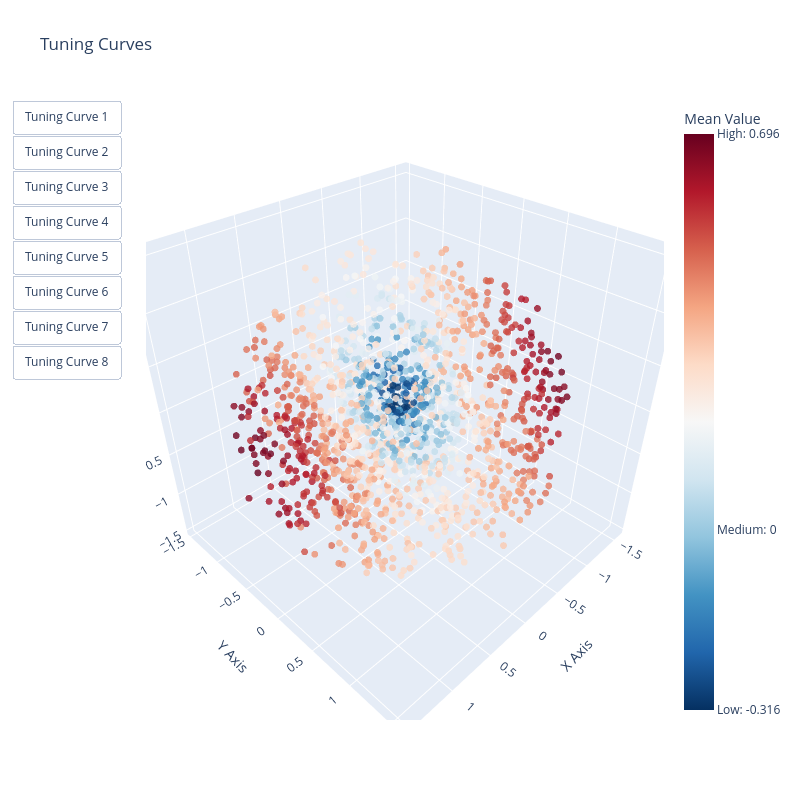

The notebook cell saved with this chart:
### Code cell
### Try SO(3) ###

reload(Rot)
### generate some synthetic data ###
def plot_activity_heatmap(Y, title = "raw activity"):
  ### plot the activity of our neurons ###
  plt.figure(figsize = (10, 5))
  plt.imshow(Y, cmap = 'Greys', aspect = 'auto', vmin = np.quantile(Y, 0.01), vmax = np.quantile(Y, 0.90))
  plt.xlabel('time')
  plt.ylabel('neuron')
  plt.title(title, fontsize = 25)
  plt.xticks([])
  plt.yticks([])
  plt.show()

n_ts = 800 #total time points
n_ts1 = 400 #training time points
n_neurons = 100 #number of neurons

if not os.path.exists(configs['training_config']['data_save_path']):
    #generate quaternions over time using an autoregressive process
    qs_t = np.random.normal(0, 1, (n_ts, 4)) #random points on sphere
    qs_t = qs_t / np.sqrt(np.sum(qs_t**2, axis = 1, keepdims = True)) #normalize
    for t in range(1, n_ts): #autoregressive process
      step = np.random.normal(0, 0.4, 3) #displacement in tangent space
      theta = np.sqrt(np.sum(step**2))
      v = step / theta
      qt = np.concatenate([np.ones(1)*np.cos(theta), np.sin(theta)*v]) #displacement in quaternion space
      qs_t[t, :] = Rot.q_mult_np(qt, qs_t[t-1, :])
      #print(qs_t[t, :], np.sum(qs_t[t, :]**2), theta)
    qs_t = np.sign(qs_t[:, :1]) * qs_t #consistent sign

    dt_dists = 4*( 1 - np.sum(qs_t[:-1, :] * qs_t[1:, :], axis = 1)**2 )
    print('consecutive displacements:', np.quantile(dt_dists, [0.1, 0.25, 0.5, 0.75, 0.9]))
    reload(g)
    reload(Rot)
    device = "cuda"
    data0 = g.gen_featured_data(qs_t, trainer.config['training_config'])
else: 
    data0 = torch.load(configs['training_config']['data_save_path'])
    qs_t = data0.labels.cpu().numpy().T
    n_ts = qs_t.shape[0]
    n_ts1 = n_ts // 2
    n_neurons = qs_t.shape[1]
    print("Loaded data from file")
if not os.path.isfile(activation_path): 
    features, labels = data0.data, data0.labels
    features = features.to(device)
    labels = labels.to(device)
    trainer.model = trainer.model.to(device)
    trainer.model.eval()

    def get_hidden_state(module, input, output):
        global hidden_states
        hidden_states.append(output[0].detach().clone())

    trainer.model.rnn.register_forward_hook(get_hidden_state) 
    hidden_states = []
    torch.set_default_dtype(torch.float32)
    try: 
        out, loss = trainer.forward(features, labels)
    except: 
        out, loss = trainer.forward(torch.tensor(features, dtype = torch.float32).to(device), torch.tensor(labels, dtype =
        torch.float32).to(device))
        
    out_loss = torch.utils.data.TensorDataset(out, loss)
    torch.save(out_loss, configs['save_path'] + "\\best_model_out_loss.pth")
    
    torch.set_default_dtype(torch.float64)
    index = 49
    plot_activity_heatmap(hidden_states[0][:, index, :].cpu().numpy().T)
    Y = hidden_states[0][:, index, :].cpu().numpy().T
    n_size = 8
    if len(Y.shape) == 2:
        Y = np.array([Y])
    Y = np.array(Y, dtype = np.double)
    pickle.dump(Y, open(activation_path, "wb"))
else:
    Y = pickle.load(open(activation_path, "rb"))
    n_size = 8
    if len(Y.shape) == 2:
        Y = np.array([Y])
    Y = np.array(Y, dtype = np.double)
    print("Loaded activations from file")
_, n, m = Y.shape
plt.figure()
print(f"Y shape: {Y.shape}")
d = 1  # dims of latent space
n_z = 15  # number of inducing points
n_samples = 1  # number of samples

if not os.path.exists(configs['save_path'] + "\\best_model_mgplvm.pkl"):
    def build_model():
        # specify manifold, kernel and rdist
        manif = mgp.manifolds.So3(m, d)  # latent distribution manifold
        lat_dist = mgp.rdist.ReLie(manif, m, n_samples)  # construct ReLie distribution
        # Note: we construct the kernel and likelihood by passing the data in for initialization
        kernel = mgp.kernels.QuadExp(
            n, manif.distance
        )  # Use an exponential quadratic (RBF) kernel
        lik = mgp.likelihoods.Gaussian(n)  # Gaussian likelihood
        #lprior = mgp.lpriors.Uniform(manif)  # Prior on the manifold distribution
        lprior = mgp.lpriors.Brownian(manif, fixed_brownian_c=True, fixed_brownian_eta=False,
                                      brownian_eta=torch.ones(d) * 2 ** 2)
        z = manif.inducing_points(n, n_z)  # build inducing points
        model = mgp.models.SvgpLvm(
            n, m, n_samples, z, kernel, lik, lat_dist, lprior, whiten=False #True
        ).to(device)
        return model


    data = torch.tensor(Y, device=device, dtype=torch.float32)
    model = build_model()

    train_params = mgp.crossval.training_params(max_steps=1500, n_mc=16, lrate=5e-2, print_every=100, burnin=50, 
                                                analytic_kl=1)
    progress = mgp.crossval.train_model(model, data, train_params)  # train model
    pickle.dump(model, open(configs['save_path'] + "\\best_model_mgplvm.pkl", "wb"))
    
else: 
    model = pickle.load(open(configs['save_path'] + "\\best_model_mgplvm.pkl", "rb"))
    
n_ts = 1600  #total time points
n_ts1 = 400  #training time points
n_neurons = n_size  #number of neurons

#generate quaternions over time using an autoregressive process
qs_t = np.random.normal(0, 1, (n_ts, 4))  #random points on sphere
qs_t = qs_t / np.sqrt(np.sum(qs_t ** 2, axis=1, keepdims=True))  #normalize
for t in range(1, n_ts):  #autoregressive process
    step = np.random.normal(0, 0.4, 3)  #displacement in tangent space
    theta = np.sqrt(np.sum(step ** 2))
    v = step / theta
    qt = np.concatenate([np.ones(1) * np.cos(theta), np.sin(theta) * v])  #displacement in quaternion space
    qs_t[t, :] = Rot.q_mult_np(qt, qs_t[t - 1, :])

qs_t = np.sign(qs_t[:, :1]) * qs_t  #consistent sign

theta = 2 * np.arccos(qs_t[..., :1])
u = qs_t[..., 1:]

xs = (0.5 * 
      u * theta)

query = torch.tensor(qs_t.T,
                     dtype=torch.get_default_dtype(),
                     device=device)[None, None, ...]
data = torch.tensor(Y, dtype=torch.get_default_dtype()).to(device)
fmean, fvar = model.obs.predict(query, full_cov=False)
fstd = fvar.sqrt()
print('\n\ntuning curves:')
from mpl_toolkits import mplot3d

plt.figure(figsize=(15, 15*n_size / 16))
for i in range(n_size):
    mean, std = [arr.cpu().detach().numpy() for arr in [fmean, fstd]]
    mean = mean[0, 0, :, :]
    ax = plt.subplot(int(n_size/4), 4, i + 1, projection='3d')
    n = i
    ax.scatter3D(xs[:, 0], xs[:, 1], xs[:, 2], c=mean[n, :], cmap='coolwarm', alpha=0.5, s=4)
    ax.set_xticks([]);
    ax.set_yticks([]);
    ax.set_zticks([])
plt.tight_layout()
plt.savefig(configs['save_path'] + "\\best_model_tuning_curves_mgplvm.png")

# Assuming you have already defined xs, fmean, and fstd appropriately

# Extract mean values
mean = fmean.cpu().detach().numpy()[0, 0, :, :]

# Create a figure with subplots
fig = go.Figure()
for i in range(n_size):
    n = i
    fig.add_trace(go.Scatter3d(
        x=xs[:, 0],
        y=xs[:, 1],
        z=xs[:, 2],
        mode='markers',
        marker=dict(
            size=4,
            reversescale=True,
            color=mean[n, :],
            opacity=0.8,
            colorbar=dict(
                title='Mean Value',
                tickvals=[mean[n, :].min(), 0, mean[n, :].max()],
                ticktext=[f"Low: {min(mean[n, :]):.3g}", f"Medium: {0}", f"High: {max(mean[n, :]):.3g}"],
            ),
            colorbar_title='Mean Value',
            colorscale="rdbu"
        ),
        name=f'Tuning Curve {i + 1}',
        showlegend=False,
        visible=False,
    ))

# Update layout for each subplot
fig.update_layout(
    height=800,  # Adjust height to match your matplotlib figsize
    width=800,  # Adjust width to match your matplotlib figsize
    title='Tuning Curves',
    legend=dict(
        title='Tuning Curves',
        x=0.7,
        y=1.2
    ),
    scene=dict(
        xaxis=dict(title='X Axis'),
        yaxis=dict(title='Y Axis'),
        zaxis=dict(title='Z Axis')
    ),
    scene2=dict(
        xaxis=dict(title='X Axis'),
        yaxis=dict(title='Y Axis'),
        zaxis=dict(title='Z Axis')
    ),
    scene3=dict(
        xaxis=dict(title='X Axis'),
        yaxis=dict(title='Y Axis'),
        zaxis=dict(title='Z Axis')
    ),
    scene4=dict(
        xaxis=dict(title='X Axis'),
        yaxis=dict(title='Y Axis'),
        zaxis=dict(title='Z Axis')
    ),
    scene5=dict(
        xaxis=dict(title='X Axis'),
        yaxis=dict(title='Y Axis'),
        zaxis=dict(title='Z Axis')
    ),
    scene6=dict(
        xaxis=dict(title='X Axis'),
        yaxis=dict(title='Y Axis'),
        zaxis=dict(title='Z Axis')
    ),
    scene7=dict(
        xaxis=dict(title='X Axis'),
        yaxis=dict(title='Y Axis'),
        zaxis=dict(title='Z Axis')
    )
)
fig.data[0].visible = True
# Create update menu buttons
updatemenus = [
    dict(
        type="buttons",
        showactive=False,
        buttons=[
            dict(label=f'Tuning Curve {i + 1}',
                 method='update',
                 args=[{'visible': [j == i for j in range(8)]}])
            for i in range(8)
        ],
    )
]

# Update layout for each subplot
fig.update_layout(
    updatemenus=updatemenus,
    height=800,  # Adjust height to match your matplotlib figsize
    width=800,  # Adjust width to match your matplotlib figsize
    title='Tuning Curves',
    legend=dict(
        title='Tuning Curves',
        x=0.7,
        y=1.2
    ),
    scene=dict(
        xaxis=dict(title='X Axis'),
        yaxis=dict(title='Y Axis'),
        zaxis=dict(title='Z Axis')
    )
)
pickle.dump(fig, open(configs['save_path'] + "\\best_model_tuning_curves_mgplvm.pkl", "wb"))
fig.show()

### Figure 1 — Plotly figure (JSON) as saved in the notebook; plotly's stock layout.template omitted (floating-point values rounded to 4 significant figures; data arrays with more than 128 entries replaced by an {"elided": "..."} marker saying what was removed)
{"data": [{"marker": {"color": {"elided": "1600 float values"}, "colorbar": {"ticktext": ["Low: -0.316", "Medium: 0", "High: 0.696"], "tickvals": [-0.3164, 0, 0.6957], "title": {"text": "Mean Value"}}, "colorscale": [[0.0, "rgb(103,0,31)"], [0.1, "rgb(178,24,43)"], [0.2, "rgb(214,96,77)"], [0.3, "rgb(244,165,130)"], [0.4, "rgb(253,219,199)"], [0.5, "rgb(247,247,247)"], [0.6, "rgb(209,229,240)"], [0.7, "rgb(146,197,222)"], [0.8, "rgb(67,147,195)"], [0.9, "rgb(33,102,172)"], [1.0, "rgb(5,48,97)"]], "opacity": 0.8, "reversescale": true, "size": 4}, "mode": "markers", "name": "Tuning Curve 1", "showlegend": false, "visible": true, "x": {"elided": "1600 float values"}, "y": {"elided": "1600 float values"}, "z": {"elided": "1600 float values"}, "type": "scatter3d"}, {"marker": {"color": {"elided": "1600 float values"}, "colorbar": {"ticktext": ["Low: -0.582", "Medium: 0", "High: 0.524"], "tickvals": [-0.5817, 0, 0.5238], "title": {"text": "Mean Value"}}, "colorscale": [[0.0, "rgb(103,0,31)"], [0.1, "rgb(178,24,43)"], [0.2, "rgb(214,96,77)"], [0.3, "rgb(244,165,130)"], [0.4, "rgb(253,219,199)"], [0.5, "rgb(247,247,247)"], [0.6, "rgb(209,229,240)"], [0.7, "rgb(146,197,222)"], [0.8, "rgb(67,147,195)"], [0.9, "rgb(33,102,172)"], [1.0, "rgb(5,48,97)"]], "opacity": 0.8, "reversescale": true, "size": 4}, "mode": "markers", "name": "Tuning Curve 2", "showlegend": false, "visible": false, "x": {"elided": "1600 float values"}, "y": {"elided": "1600 float values"}, "z": {"elided": "1600 float values"}, "type": "scatter3d"}, {"marker": {"color": {"elided": "1600 float values"}, "colorbar": {"ticktext": ["Low: -0.694", "Medium: 0", "High: 0.526"], "tickvals": [-0.6936, 0, 0.5258], "title": {"text": "Mean Value"}}, "colorscale": [[0.0, "rgb(103,0,31)"], [0.1, "rgb(178,24,43)"], [0.2, "rgb(214,96,77)"], [0.3, "rgb(244,165,130)"], [0.4, "rgb(253,219,199)"], [0.5, "rgb(247,247,247)"], [0.6, "rgb(209,229,240)"], [0.7, "rgb(146,197,222)"], [0.8, "rgb(67,147,195)"], [0.9, "rgb(33,102,172)"], [1.0, "rgb(5,48,97)"]], "opacity": 0.8, "reversescale": true, "size": 4}, "mode": "markers", "name": "Tuning Curve 3", "showlegend": false, "visible": false, "x": {"elided": "1600 float values"}, "y": {"elided": "1600 float values"}, "z": {"elided": "1600 float values"}, "type": "scatter3d"}, {"marker": {"color": {"elided": "1600 float values"}, "colorbar": {"ticktext": ["Low: -0.669", "Medium: 0", "High: 0.219"], "tickvals": [-0.6687, 0, 0.2186], "title": {"text": "Mean Value"}}, "colorscale": [[0.0, "rgb(103,0,31)"], [0.1, "rgb(178,24,43)"], [0.2, "rgb(214,96,77)"], [0.3, "rgb(244,165,130)"], [0.4, "rgb(253,219,199)"], [0.5, "rgb(247,247,247)"], [0.6, "rgb(209,229,240)"], [0.7, "rgb(146,197,222)"], [0.8, "rgb(67,147,195)"], [0.9, "rgb(33,102,172)"], [1.0, "rgb(5,48,97)"]], "opacity": 0.8, "reversescale": true, "size": 4}, "mode": "markers", "name": "Tuning Curve 4", "showlegend": false, "visible": false, "x": {"elided": "1600 float values"}, "y": {"elided": "1600 float values"}, "z": {"elided": "1600 float values"}, "type": "scatter3d"}, {"marker": {"color": {"elided": "1600 float values"}, "colorbar": {"ticktext": ["Low: -0.521", "Medium: 0", "High: 0.686"], "tickvals": [-0.5207, 0, 0.6863], "title": {"text": "Mean Value"}}, "colorscale": [[0.0, "rgb(103,0,31)"], [0.1, "rgb(178,24,43)"], [0.2, "rgb(214,96,77)"], [0.3, "rgb(244,165,130)"], [0.4, "rgb(253,219,199)"], [0.5, "rgb(247,247,247)"], [0.6, "rgb(209,229,240)"], [0.7, "rgb(146,197,222)"], [0.8, "rgb(67,147,195)"], [0.9, "rgb(33,102,172)"], [1.0, "rgb(5,48,97)"]], "opacity": 0.8, "reversescale": true, "size": 4}, "mode": "markers", "name": "Tuning Curve 5", "showlegend": false, "visible": false, "x": {"elided": "1600 float values"}, "y": {"elided": "1600 float values"}, "z": {"elided": "1600 float values"}, "type": "scatter3d"}, {"marker": {"color": {"elided": "1600 float values"}, "colorbar": {"ticktext": ["Low: -0.574", "Medium: 0", "High: 0.812"], "tickvals": [-0.5736, 0, 0.8117], "title": {"text": "Mean Value"}}, "colorscale": [[0.0, "rgb(103,0,31)"], [0.1, "rgb(178,24,43)"], [0.2, "rgb(214,96,77)"], [0.3, "rgb(244,165,130)"], [0.4, "rgb(253,219,199)"], [0.5, "rgb(247,247,247)"], [0.6, "rgb(209,229,240)"], [0.7, "rgb(146,197,222)"], [0.8, "rgb(67,147,195)"], [0.9, "rgb(33,102,172)"], [1.0, "rgb(5,48,97)"]], "opacity": 0.8, "reversescale": true, "size": 4}, "mode": "markers", "name": "Tuning Curve 6", "showlegend": false, "visible": false, "x": {"elided": "1600 float values"}, "y": {"elided": "1600 float values"}, "z": {"elided": "1600 float values"}, "type": "scatter3d"}, {"marker": {"color": {"elided": "1600 float values"}, "colorbar": {"ticktext": ["Low: -0.61", "Medium: 0", "High: 0.754"], "tickvals": [-0.6102, 0, 0.754], "title": {"text": "Mean Value"}}, "colorscale": [[0.0, "rgb(103,0,31)"], [0.1, "rgb(178,24,43)"], [0.2, "rgb(214,96,77)"], [0.3, "rgb(244,165,130)"], [0.4, "rgb(253,219,199)"], [0.5, "rgb(247,247,247)"], [0.6, "rgb(209,229,240)"], [0.7, "rgb(146,197,222)"], [0.8, "rgb(67,147,195)"], [0.9, "rgb(33,102,172)"], [1.0, "rgb(5,48,97)"]], "opacity": 0.8, "reversescale": true, "size": 4}, "mode": "markers", "name": "Tuning Curve 7", "showlegend": false, "visible": false, "x": {"elided": "1600 float values"}, "y": {"elided": "1600 float values"}, "z": {"elided": "1600 float values"}, "type": "scatter3d"}, {"marker": {"color": {"elided": "1600 float values"}, "colorbar": {"ticktext": ["Low: -0.42", "Medium: 0", "High: -0.128"], "tickvals": [-0.4198, 0, -0.1282], "title": {"text": "Mean Value"}}, "colorscale": [[0.0, "rgb(103,0,31)"], [0.1, "rgb(178,24,43)"], [0.2, "rgb(214,96,77)"], [0.3, "rgb(244,165,130)"], [0.4, "rgb(253,219,199)"], [0.5, "rgb(247,247,247)"], [0.6, "rgb(209,229,240)"], [0.7, "rgb(146,197,222)"], [0.8, "rgb(67,147,195)"], [0.9, "rgb(33,102,172)"], [1.0, "rgb(5,48,97)"]], "opacity": 0.8, "reversescale": true, "size": 4}, "mode": "markers", "name": "Tuning Curve 8", "showlegend": false, "visible": false, "x": {"elided": "1600 float values"}, "y": {"elided": "1600 float values"}, "z": {"elided": "1600 float values"}, "type": "scatter3d"}], "layout": {"legend": {"title": {"text": "Tuning Curves"}, "x": 0.7, "y": 1.2}, "scene2": {"xaxis": {"title": {"text": "X Axis"}}, "yaxis": {"title": {"text": "Y Axis"}}, "zaxis": {"title": {"text": "Z Axis"}}}, "scene3": {"xaxis": {"title": {"text": "X Axis"}}, "yaxis": {"title": {"text": "Y Axis"}}, "zaxis": {"title": {"text": "Z Axis"}}}, "scene4": {"xaxis": {"title": {"text": "X Axis"}}, "yaxis": {"title": {"text": "Y Axis"}}, "zaxis": {"title": {"text": "Z Axis"}}}, "scene5": {"xaxis": {"title": {"text": "X Axis"}}, "yaxis": {"title": {"text": "Y Axis"}}, "zaxis": {"title": {"text": "Z Axis"}}}, "scene6": {"xaxis": {"title": {"text": "X Axis"}}, "yaxis": {"title": {"text": "Y Axis"}}, "zaxis": {"title": {"text": "Z Axis"}}}, "scene7": {"xaxis": {"title": {"text": "X Axis"}}, "yaxis": {"title": {"text": "Y Axis"}}, "zaxis": {"title": {"text": "Z Axis"}}}, "height": 800, "width": 800, "title": {"text": "Tuning Curves"}, "scene": {"xaxis": {"title": {"text": "X Axis"}}, "yaxis": {"title": {"text": "Y Axis"}}, "zaxis": {"title": {"text": "Z Axis"}}}, "updatemenus": [{"buttons": [{"args": [{"visible": [true, false, false, false, false, false, false, false]}], "label": "Tuning Curve 1", "method": "update"}, {"args": [{"visible": [false, true, false, false, false, false, false, false]}], "label": "Tuning Curve 2", "method": "update"}, {"args": [{"visible": [false, false, true, false, false, false, false, false]}], "label": "Tuning Curve 3", "method": "update"}, {"args": [{"visible": [false, false, false, true, false, false, false, false]}], "label": "Tuning Curve 4", "method": "update"}, {"args": [{"visible": [false, false, false, false, true, false, false, false]}], "label": "Tuning Curve 5", "method": "update"}, {"args": [{"visible": [false, false, false, false, false, true, false, false]}], "label": "Tuning Curve 6", "method": "update"}, {"args": [{"visible": [false, false, false, false, false, false, true, false]}], "label": "Tuning Curve 7", "method": "update"}, {"args": [{"visible": [false, false, false, false, false, false, false, true]}], "label": "Tuning Curve 8", "method": "update"}], "showactive": false, "type": "buttons"}]}}
